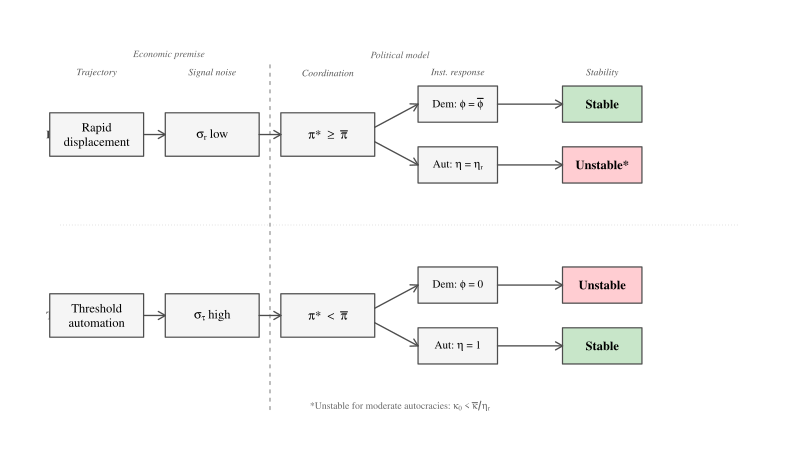

Generate this figure with R:
pdf("figures/fig_mechanism_flow.pdf", width = 8, height = 4.5)
par(mar = c(0.5, 0.5, 0.5, 0.5), family = "serif")
plot.new()
plot.window(xlim = c(0, 100), ylim = c(0, 55))

draw_box <- function(cx, cy, w, h, label, fill = "white", border = "black",
                     cex = 0.72, font = 1, text_col = "black", lwd = 1.2) {
  rect(cx - w/2, cy - h/2, cx + w/2, cy + h/2, col = fill, border = border, lwd = lwd)
  text(cx, cy, label, cex = cex, font = font, col = text_col)
}
draw_arrow <- function(x0, y0, x1, y1, lwd = 1.3, col = "grey30") {
  arrows(x0, y0, x1, y1, length = 0.08, lwd = lwd, col = col)
}

y_top <- 40; y_bot <- 15
x <- c(8, 24, 40, 58, 78)
bw <- 13; bw_s <- 11; bh <- 6; bh_s <- 5
col_stable <- "#C8E6C9"; col_unstable <- "#FFCDD2"; col_neutral <- "#F5F5F5"; col_border <- "grey30"
dy_split <- 4.2

x_divide <- 32
segments(x_divide, 2, x_divide, 50, lty = 2, col = "grey50", lwd = 1.0)
text(x_divide - 14, 51, "Economic premise", cex = 0.62, font = 3, col = "grey40")
text(x_divide + 18, 51, "Political model", cex = 0.62, font = 3, col = "grey40")

text(1, y_top, "Rapid", cex = 0.68, font = 2, srt = 0, adj = c(0, 0.5), col = "grey25")
text(1, y_bot, "Threshold", cex = 0.68, font = 2, srt = 0, adj = c(0, 0.5), col = "grey25")

# TOP PATH — Rapid
draw_box(x[1], y_top, bw, bh, "Rapid\ndisplacement", fill = col_neutral, border = col_border)
draw_box(x[2], y_top, bw, bh, expression(paste(sigma[r], " low")), fill = col_neutral, border = col_border)
draw_box(x[3], y_top, bw, bh, expression(paste(pi, "* ", "" >= "", " ", bar(pi))), fill = col_neutral, border = col_border)
draw_box(x[4], y_top + dy_split, bw_s, bh_s, expression(paste("Dem: ", phi, " = ", bar(phi))), fill = col_neutral, border = col_border, cex = 0.65)
draw_box(x[4], y_top - dy_split, bw_s, bh_s, expression(paste("Aut: ", eta, " = ", eta[r])), fill = col_neutral, border = col_border, cex = 0.65)
draw_box(x[5], y_top + dy_split, bw_s, bh_s, "Stable", fill = col_stable, border = col_border, cex = 0.78, font = 2)
draw_box(x[5], y_top - dy_split, bw_s, bh_s, "Unstable*", fill = col_unstable, border = col_border, cex = 0.78, font = 2)

draw_arrow(x[1] + bw/2, y_top, x[2] - bw/2, y_top)
draw_arrow(x[2] + bw/2, y_top, x[3] - bw/2, y_top)
draw_arrow(x[3] + bw/2, y_top + 1, x[4] - bw_s/2, y_top + dy_split)
draw_arrow(x[3] + bw/2, y_top - 1, x[4] - bw_s/2, y_top - dy_split)
draw_arrow(x[4] + bw_s/2, y_top + dy_split, x[5] - bw_s/2, y_top + dy_split)
draw_arrow(x[4] + bw_s/2, y_top - dy_split, x[5] - bw_s/2, y_top - dy_split)

# BOTTOM PATH — Threshold
draw_box(x[1], y_bot, bw, bh, "Threshold\nautomation", fill = col_neutral, border = col_border)
draw_box(x[2], y_bot, bw, bh, expression(paste(sigma[tau], " high")), fill = col_neutral, border = col_border)
draw_box(x[3], y_bot, bw, bh, expression(paste(pi, "* ", "" < "", " ", bar(pi))), fill = col_neutral, border = col_border)
draw_box(x[4], y_bot + dy_split, bw_s, bh_s, expression(paste("Dem: ", phi, " = 0")), fill = col_neutral, border = col_border, cex = 0.65)
draw_box(x[4], y_bot - dy_split, bw_s, bh_s, expression(paste("Aut: ", eta, " = 1")), fill = col_neutral, border = col_border, cex = 0.65)
draw_box(x[5], y_bot + dy_split, bw_s, bh_s, "Unstable", fill = col_unstable, border = col_border, cex = 0.78, font = 2)
draw_box(x[5], y_bot - dy_split, bw_s, bh_s, "Stable", fill = col_stable, border = col_border, cex = 0.78, font = 2)

draw_arrow(x[1] + bw/2, y_bot, x[2] - bw/2, y_bot)
draw_arrow(x[2] + bw/2, y_bot, x[3] - bw/2, y_bot)
draw_arrow(x[3] + bw/2, y_bot + 1, x[4] - bw_s/2, y_bot + dy_split)
draw_arrow(x[3] + bw/2, y_bot - 1, x[4] - bw_s/2, y_bot - dy_split)
draw_arrow(x[4] + bw_s/2, y_bot + dy_split, x[5] - bw_s/2, y_bot + dy_split)
draw_arrow(x[4] + bw_s/2, y_bot - dy_split, x[5] - bw_s/2, y_bot - dy_split)

# Headers
y_header <- 48.5
text(x[1], y_header, "Trajectory", cex = 0.60, font = 3, col = "grey35")
text(x[2], y_header, "Signal noise", cex = 0.60, font = 3, col = "grey35")
text(x[3], y_header, "Coordination", cex = 0.60, font = 3, col = "grey35")
text(x[4], y_header, "Inst. response", cex = 0.60, font = 3, col = "grey35")
text(x[5], y_header, "Stability", cex = 0.60, font = 3, col = "grey35")

text(50, 2.5, expression(paste("*Unstable for moderate autocracies: ", kappa[0], " < ", bar(kappa) / eta[r])),
     cex = 0.55, col = "grey40")
segments(3, 27.5, 97, 27.5, lty = 3, col = "grey70", lwd = 0.7)
dev.off()
